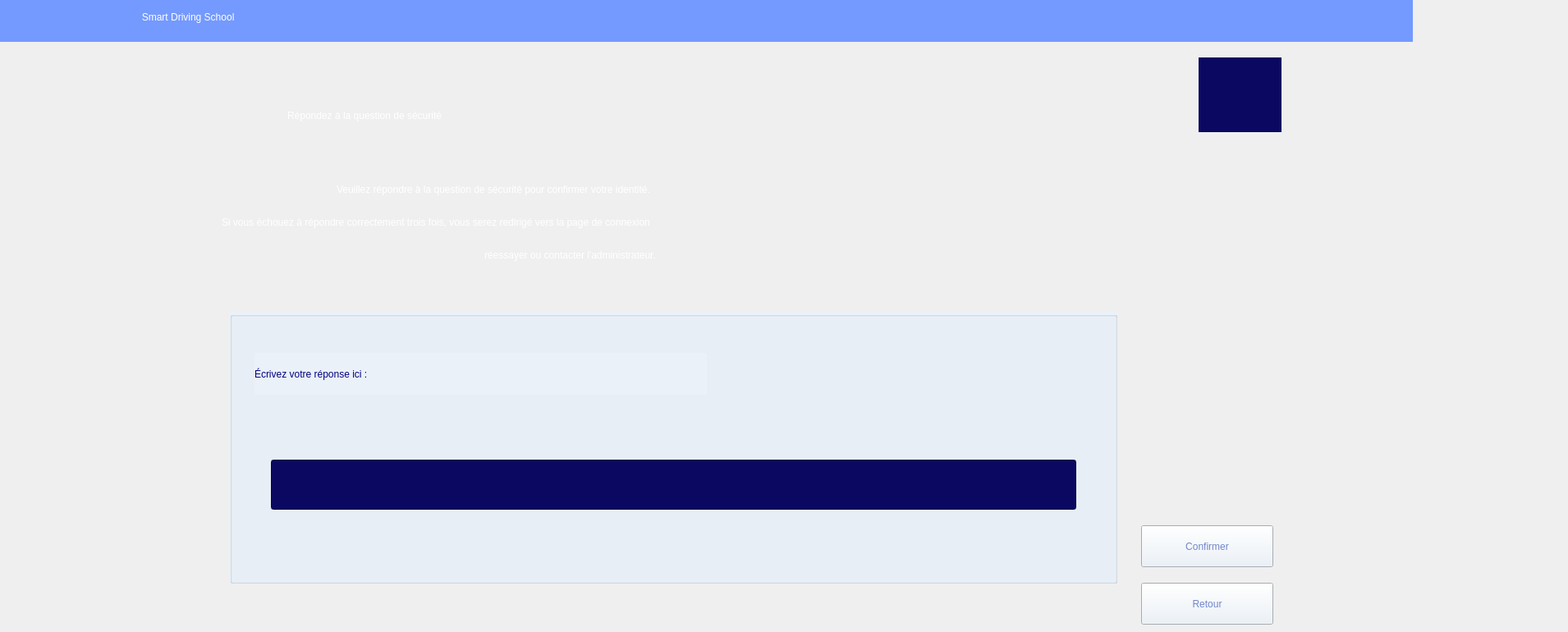
    <widget class="QWidget" name="forgetpwd3">
     <widget class="QLabel" name="label_13">
      <property name="geometry">
       <rect>
        <x>-160</x>
        <y>-10</y>
        <width>1881</width>
        <height>61</height>
       </rect>
      </property>
      <property name="styleSheet">
       <string notr="true">color: rgb(255, 255, 255);
background-color: rgb(116, 153, 255);
font: 24pt &quot;Segoe UI Symbol&quot;;</string>
      </property>
      <property name="text">
       <string>                                                                                                    Smart Driving School         </string>
      </property>
     </widget>
     <widget class="QLabel" name="label_128">
      <property name="geometry">
       <rect>
        <x>1020</x>
        <y>10</y>
        <width>41</width>
        <height>31</height>
       </rect>
      </property>
      <property name="styleSheet">
       <string notr="true">background-color: rgb(116, 153, 255);</string>
      </property>
      <property name="text">
       <string/>
      </property>
      <property name="pixmap">
       <pixmap resource="ressources.qrc">:/images/image22.png</pixmap>
      </property>
      <property name="scaledContents">
       <bool>true</bool>
      </property>
     </widget>
     <widget class="QLabel" name="label_129">
      <property name="geometry">
       <rect>
        <x>670</x>
        <y>10</y>
        <width>41</width>
        <height>31</height>
       </rect>
      </property>
      <property name="styleSheet">
       <string notr="true">background-color: rgb(116, 153, 255);</string>
      </property>
      <property name="text">
       <string/>
      </property>
      <property name="pixmap">
       <pixmap resource="ressources.qrc">:/images/image22.png</pixmap>
      </property>
      <property name="scaledContents">
       <bool>true</bool>
      </property>
     </widget>
     <widget class="QLabel" name="label_130">
      <property name="geometry">
       <rect>
        <x>1460</x>
        <y>70</y>
        <width>101</width>
        <height>91</height>
       </rect>
      </property>
      <property name="styleSheet">
       <string notr="true">background-color: rgb(11, 8, 97);</string>
      </property>
      <property name="text">
       <string/>
      </property>
      <property name="pixmap">
       <pixmap resource="ressources.qrc">:/images/logoc++++.png</pixmap>
      </property>
      <property name="scaledContents">
       <bool>true</bool>
      </property>
     </widget>
     <widget class="QLabel" name="label_131">
      <property name="geometry">
       <rect>
        <x>350</x>
        <y>80</y>
        <width>1091</width>
        <height>121</height>
       </rect>
      </property>
      <property name="styleSheet">
       <string notr="true">font: 50pt &quot;Chaparral Pro&quot;;
color: rgb(255, 255, 255);</string>
      </property>
      <property name="text">
       <string>Répondez à la question de sécurité</string>
      </property>
     </widget>
     <widget class="QLabel" name="label_133">
      <property name="geometry">
       <rect>
        <x>410</x>
        <y>210</y>
        <width>1491</width>
        <height>41</height>
       </rect>
      </property>
      <property name="styleSheet">
       <string notr="true">font: 21pt &quot;Chaparral Pro&quot;;
color: rgb(255, 255, 255);</string>
      </property>
      <property name="text">
       <string>Veuillez répondre à la question de sécurité pour confirmer votre identité.</string>
      </property>
     </widget>
     <widget class="QLabel" name="label_134">
      <property name="geometry">
       <rect>
        <x>270</x>
        <y>250</y>
        <width>1491</width>
        <height>41</height>
       </rect>
      </property>
      <property name="styleSheet">
       <string notr="true">font: 21pt &quot;Chaparral Pro&quot;;
color: rgb(255, 255, 255);</string>
      </property>
      <property name="text">
       <string>Si vous échouez à répondre correctement trois fois, vous serez redirigé vers la page de connexion</string>
      </property>
     </widget>
     <widget class="QLabel" name="label_135">
      <property name="geometry">
       <rect>
        <x>590</x>
        <y>290</y>
        <width>581</width>
        <height>41</height>
       </rect>
      </property>
      <property name="styleSheet">
       <string notr="true">font: 21pt &quot;Chaparral Pro&quot;;
color: rgb(255, 255, 255);</string>
      </property>
      <property name="text">
       <string>réessayer ou contacter l'administrateur.</string>
      </property>
     </widget>
     <widget class="QGroupBox" name="groupBox_33">
      <property name="geometry">
       <rect>
        <x>280</x>
        <y>380</y>
        <width>1081</width>
        <height>331</height>
       </rect>
      </property>
      <property name="styleSheet">
       <string notr="true">background-color: rgb(234, 241, 249);</string>
      </property>
      <property name="title">
       <string/>
      </property>
      <widget class="QLineEdit" name="lineEdit_answer">
       <property name="geometry">
        <rect>
         <x>50</x>
         <y>180</y>
         <width>981</width>
         <height>61</height>
        </rect>
       </property>
       <property name="styleSheet">
        <string notr="true">background-color: rgb(11, 8, 97);
color: rgb(255, 255, 255);
font: 25pt &quot;Chaparral Pro&quot;;
</string>
       </property>
      </widget>
      <widget class="QLabel" name="label_37">
       <property name="geometry">
        <rect>
         <x>30</x>
         <y>50</y>
         <width>551</width>
         <height>51</height>
        </rect>
       </property>
       <property name="styleSheet">
        <string notr="true">font: 23pt &quot;Segoe UI&quot;;
color: rgb(0, 0, 127);</string>
       </property>
       <property name="text">
        <string>Écrivez votre réponse ici :</string>
       </property>
      </widget>
     </widget>
     <widget class="QPushButton" name="pushButton_confirmanswer">
      <property name="geometry">
       <rect>
        <x>1390</x>
        <y>640</y>
        <width>161</width>
        <height>51</height>
       </rect>
      </property>
      <property name="styleSheet">
       <string notr="true">background-color: rgb(233, 240, 248);
color: rgb(111, 135, 202);
font: 700 14pt &quot;Segoe UI&quot;;</string>
      </property>
      <property name="text">
       <string>Confirmer</string>
      </property>
      <property name="icon">
       <iconset theme="QIcon::ThemeIcon::EditRedo"/>
      </property>
     </widget>
     <widget class="QPushButton" name="pushButton141_4">
      <property name="geometry">
       <rect>
        <x>1390</x>
        <y>710</y>
        <width>161</width>
        <height>51</height>
       </rect>
      </property>
      <property name="styleSheet">
       <string notr="true">background-color: rgb(233, 240, 248);
color: rgb(111, 135, 202);
font: 700 14pt &quot;Segoe UI&quot;;</string>
      </property>
      <property name="text">
       <string>Retour</string>
      </property>
      <property name="icon">
       <iconset theme="QIcon::ThemeIcon::DocumentRevert"/>
      </property>
     </widget>
    </widget>
